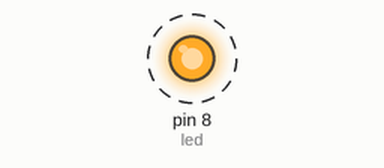
Simulated run of this sketch. Board: Arduino Uno, built with avr-gcc and run on an emulated ATmega328P. Shown: output pins drawn as LEDs (lit = HIGH). Dashed ring = blinking.

Above: at 0.05 s.
Timing chart, 0 to 3.0 s (numbered marks = the images above):
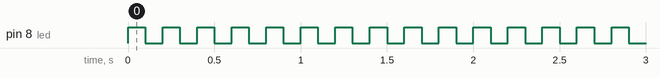

Measured:
- by itself, pin 8 (led): alternates HIGH for 0.10 s and LOW for 0.10 s

The sketch:

blink.ino
```cpp
const byte led = 8;

void setup() {
	pinMode(led, OUTPUT);
}

void loop() {
	digitalWrite(led, HIGH);
	delay(100);
	digitalWrite(led, LOW);
	delay(100);
}
```
